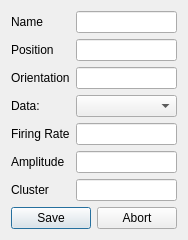
<?xml version="1.0" encoding="UTF-8"?>
<ui version="4.0">
 <class>AddNeuronDialog</class>
 <widget class="QDialog" name="AddNeuronDialog">
  <property name="geometry">
   <rect>
    <x>0</x>
    <y>0</y>
    <width>182</width>
    <height>231</height>
   </rect>
  </property>
  <property name="windowTitle">
   <string>Add Neuron</string>
  </property>
  <property name="modal">
   <bool>true</bool>
  </property>
  <layout class="QVBoxLayout" name="lo_vert0">
   <item>
    <layout class="QFormLayout" name="lo_form0_2">
     <property name="fieldGrowthPolicy">
      <enum>QFormLayout::ExpandingFieldsGrow</enum>
     </property>
     <item row="1" column="0">
      <widget class="QLabel" name="lbl_position">
       <property name="text">
        <string>Position</string>
       </property>
       <property name="buddy">
        <cstring>edt_position</cstring>
       </property>
      </widget>
     </item>
     <item row="1" column="1">
      <widget class="QLineEdit" name="edt_position">
       <property name="toolTip">
        <string>Enter the 3-dimensional scene position as a whitespace seperated sequence &quot;x, y, z&quot;. E.g. &quot;10.0 15.0 25.666&quot; (Default= [0, 0, 0])</string>
       </property>
       <property name="text">
        <string/>
       </property>
      </widget>
     </item>
     <item row="2" column="0">
      <widget class="QLabel" name="lbl_orientation">
       <property name="text">
        <string>Orientation</string>
       </property>
       <property name="buddy">
        <cstring>edt_orientation</cstring>
       </property>
      </widget>
     </item>
     <item row="2" column="1">
      <widget class="QLineEdit" name="edt_orientation">
       <property name="toolTip">
        <string>Enter the 3-dimensional orientation vector as a whitespace seperated sequence (x, y, z). Also True gives a random orientation and False will ignore orientation. E.g. &quot;1.0 0.0 0.0&quot; (Default=False)</string>
       </property>
       <property name="text">
        <string/>
       </property>
      </widget>
     </item>
     <item row="3" column="0">
      <widget class="QLabel" name="lbl_data">
       <property name="text">
        <string>Data:</string>
       </property>
       <property name="buddy">
        <cstring>cb_data</cstring>
       </property>
      </widget>
     </item>
     <item row="3" column="1">
      <widget class="QComboBox" name="cb_data">
       <property name="sizePolicy">
        <sizepolicy hsizetype="Expanding" vsizetype="Fixed">
         <horstretch>0</horstretch>
         <verstretch>0</verstretch>
        </sizepolicy>
       </property>
       <property name="toolTip">
        <string>Choose a NeuronData instance for this neuron. IF there are no NeuronData in the list add them first!</string>
       </property>
       <property name="sizeAdjustPolicy">
        <enum>QComboBox::AdjustToContents</enum>
       </property>
      </widget>
     </item>
     <item row="4" column="0">
      <widget class="QLabel" name="lbl_frate">
       <property name="text">
        <string>Firing Rate</string>
       </property>
       <property name="buddy">
        <cstring>edt_frate</cstring>
       </property>
      </widget>
     </item>
     <item row="4" column="1">
      <widget class="QLineEdit" name="edt_frate">
       <property name="toolTip">
        <string>Enter the firing rate in Hertz as a float. E.g. &quot;15.0&quot; (Default=10.0)</string>
       </property>
       <property name="text">
        <string/>
       </property>
      </widget>
     </item>
     <item row="5" column="0">
      <widget class="QLabel" name="lbl_ampl">
       <property name="text">
        <string>Amplitude</string>
       </property>
       <property name="buddy">
        <cstring>edt_ampl</cstring>
       </property>
      </widget>
     </item>
     <item row="5" column="1">
      <widget class="QLineEdit" name="edt_ampl">
       <property name="toolTip">
        <string>Enter an independent scaling factor for the amplitude as a float. E.g. &quot;1.0&quot; (Default=1.0)</string>
       </property>
       <property name="text">
        <string/>
       </property>
      </widget>
     </item>
     <item row="6" column="0">
      <widget class="QLabel" name="lbl_cluster">
       <property name="toolTip">
        <string>The index of the cluster this neuron will belong to as an integer. E.g &quot;1&quot; (Default=0)</string>
       </property>
       <property name="text">
        <string>Cluster</string>
       </property>
      </widget>
     </item>
     <item row="6" column="1">
      <widget class="QLineEdit" name="edt_cluster">
       <property name="toolTip">
        <string>The index of the cluster the neuron will belong to as an interger. E.g. &quot;1&quot; (Default=0)</string>
       </property>
       <property name="text">
        <string/>
       </property>
      </widget>
     </item>
     <item row="0" column="0">
      <widget class="QLabel" name="lbl_name">
       <property name="text">
        <string>Name</string>
       </property>
      </widget>
     </item>
     <item row="0" column="1">
      <widget class="QLineEdit" name="edt_name">
       <property name="toolTip">
        <string>Optional name for the neuron as a string. E.g. &quot;Neuron A&quot;</string>
       </property>
      </widget>
     </item>
    </layout>
   </item>
   <item>
    <widget class="QDialogButtonBox" name="bbox_dialog">
     <property name="standardButtons">
      <set>QDialogButtonBox::Abort|QDialogButtonBox::Save</set>
     </property>
     <property name="centerButtons">
      <bool>true</bool>
     </property>
    </widget>
   </item>
  </layout>
 </widget>
 <tabstops>
  <tabstop>edt_name</tabstop>
  <tabstop>edt_position</tabstop>
  <tabstop>edt_orientation</tabstop>
  <tabstop>cb_data</tabstop>
  <tabstop>edt_frate</tabstop>
  <tabstop>edt_ampl</tabstop>
  <tabstop>edt_cluster</tabstop>
  <tabstop>bbox_dialog</tabstop>
 </tabstops>
 <resources/>
 <connections>
  <connection>
   <sender>bbox_dialog</sender>
   <signal>accepted()</signal>
   <receiver>AddNeuronDialog</receiver>
   <slot>accept()</slot>
   <hints>
    <hint type="sourcelabel">
     <x>117</x>
     <y>197</y>
    </hint>
    <hint type="destinationlabel">
     <x>0</x>
     <y>201</y>
    </hint>
   </hints>
  </connection>
  <connection>
   <sender>bbox_dialog</sender>
   <signal>rejected()</signal>
   <receiver>AddNeuronDialog</receiver>
   <slot>reject()</slot>
   <hints>
    <hint type="sourcelabel">
     <x>34</x>
     <y>197</y>
    </hint>
    <hint type="destinationlabel">
     <x>1</x>
     <y>191</y>
    </hint>
   </hints>
  </connection>
 </connections>
</ui>
